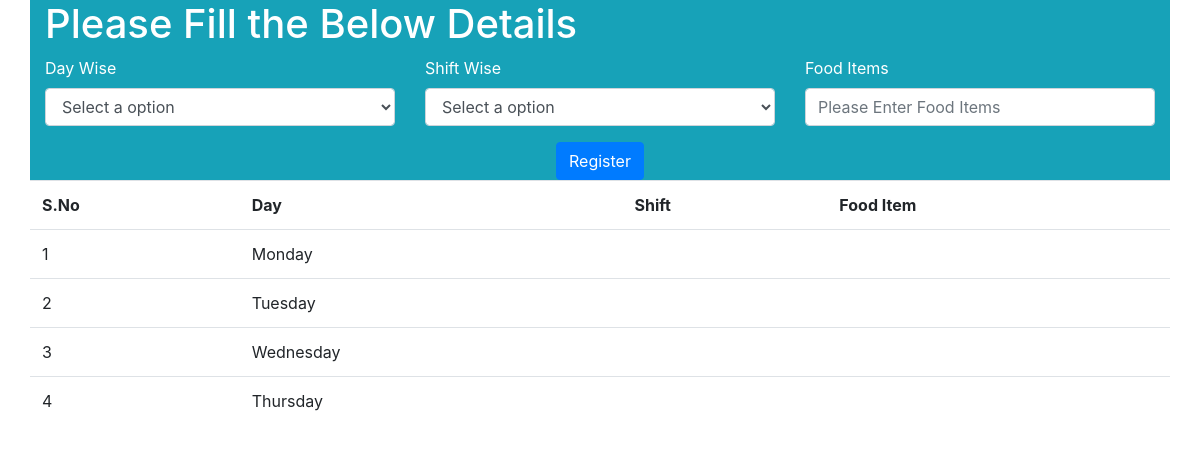
The page /menu1.php on the database its author committed.
### tables this page shows
CREATE TABLE `food_item_list` (
  `id` int(11) NOT NULL,
  `day` varchar(100) DEFAULT NULL,
  `breakfast` varchar(100) DEFAULT NULL,
  `lunch` varchar(100) DEFAULT NULL,
  `dinner` varchar(100) DEFAULT NULL
);

### menu1.php (the view, shortened to what this page needs)
<?php
include("db.php");
?>
<!DOCTYPE html>
<html>
<head>
  <link rel="stylesheet" href="https://cdn.jsdelivr.net/npm/bootstrap@4.6.2/dist/css/bootstrap.min.css">
</head>
<body>
<div class="container bg-info text-white">
<h1>Please Fill the Below Details</h1>
<form action="" method="post">
	<div class="row">
		<div class="col-md-4">
			<div class="form-group">
				<label for="day">Day Wise</label>
				<select name="day" class="form-control">
					<option value="">Select a option</option>
				</select>
			</div>
		</div>
		<div class="col-md-4">
			<div class="form-group">
				<label for="shift">Shift Wise</label>
				<select name="shift" class="form-control">
				<option value="">Select a option</option>
				</select>
			</div>
		</div>
		<div class="col-md-4">
			<div class="form-group">
				<label for="food">Food Items</label>
				<input type="text" name="food" id="food" class="form-control" placeholder="Please Enter Food Items">
			</div>
		</div>
	</div>
<div class="row">
	<div class="col-md-12 text-center">
		<button type="submit" class="btn btn-primary" name="submit">Register</button>
	</div>
</div>
</form>
</div>
<div class="container">
	<div class="row">
		<table class="table">
			<tr>
				<th>S.No</th>
				<th>Day</th>
				<th>Shift</th>
				<th>Food Item</th>
			</tr>
			<?php
			 $count=1;
			 $select1=mysqli_query($conn,"select * from food_item_list") or die(mysqli_error($conn));
			 while($fetch1=mysqli_fetch_array($select1))
			 {
			?>
			<tr>
				<td><?php echo $count?></td>
				<td><?php echo $fetch1['day']?></td>
				<td><?php echo $fetch1['shift']?></td>
				 <td><?php echo $fetch1['food_item'] ;?></td>
			</tr>
			<?php
			$count++;
			 }
			?>
		</table>
	</div>
</div>
</body>
</html>

### rows shown on the page
food_item_list: day "Monday"
food_item_list: day "Tuesday"
food_item_list: day "Wednesday"
food_item_list: day "Thursday"
